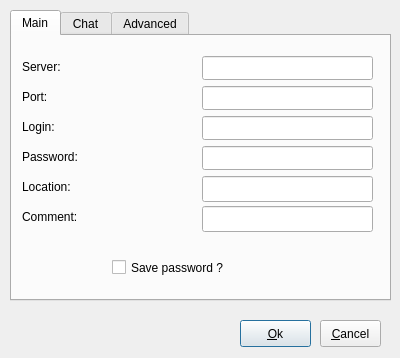
<?xml version="1.0" encoding="UTF-8"?>
<ui version="4.0">
 <class>Options</class>
 <widget class="QDialog" name="Options">
  <property name="geometry">
   <rect>
    <x>0</x>
    <y>0</y>
    <width>400</width>
    <height>358</height>
   </rect>
  </property>
  <property name="windowTitle">
   <string>Options</string>
  </property>
  <widget class="QPushButton" name="okPushButton">
   <property name="geometry">
    <rect>
     <x>240</x>
     <y>320</y>
     <width>71</width>
     <height>27</height>
    </rect>
   </property>
   <property name="text">
    <string>&amp;Ok</string>
   </property>
  </widget>
  <widget class="QPushButton" name="cancelPushButton">
   <property name="geometry">
    <rect>
     <x>320</x>
     <y>320</y>
     <width>61</width>
     <height>27</height>
    </rect>
   </property>
   <property name="text">
    <string>&amp;Cancel</string>
   </property>
  </widget>
  <widget class="QTabWidget" name="tabWidget">
   <property name="geometry">
    <rect>
     <x>10</x>
     <y>10</y>
     <width>381</width>
     <height>291</height>
    </rect>
   </property>
   <property name="styleSheet">
    <string notr="true"/>
   </property>
   <property name="currentIndex">
    <number>0</number>
   </property>
   <widget class="QWidget" name="mainWidget">
    <attribute name="title">
     <string>Main</string>
    </attribute>
    <widget class="QLineEdit" name="serverLineEdit">
     <property name="geometry">
      <rect>
       <x>190</x>
       <y>20</y>
       <width>171</width>
       <height>24</height>
      </rect>
     </property>
     <property name="text">
      <string/>
     </property>
    </widget>
    <widget class="QLabel" name="passwordLabel">
     <property name="geometry">
      <rect>
       <x>10</x>
       <y>110</y>
       <width>171</width>
       <height>21</height>
      </rect>
     </property>
     <property name="text">
      <string>Password:</string>
     </property>
    </widget>
    <widget class="QLabel" name="locationLabel">
     <property name="geometry">
      <rect>
       <x>10</x>
       <y>140</y>
       <width>171</width>
       <height>21</height>
      </rect>
     </property>
     <property name="text">
      <string>Location:</string>
     </property>
    </widget>
    <widget class="QLineEdit" name="portLineEdit">
     <property name="geometry">
      <rect>
       <x>190</x>
       <y>50</y>
       <width>171</width>
       <height>24</height>
      </rect>
     </property>
     <property name="text">
      <string/>
     </property>
    </widget>
    <widget class="QLineEdit" name="commentLineEdit">
     <property name="geometry">
      <rect>
       <x>190</x>
       <y>170</y>
       <width>171</width>
       <height>26</height>
      </rect>
     </property>
     <property name="text">
      <string/>
     </property>
    </widget>
    <widget class="QLabel" name="serverLabel">
     <property name="geometry">
      <rect>
       <x>10</x>
       <y>20</y>
       <width>171</width>
       <height>21</height>
      </rect>
     </property>
     <property name="text">
      <string>Server:</string>
     </property>
    </widget>
    <widget class="QLineEdit" name="loginLineEdit">
     <property name="geometry">
      <rect>
       <x>190</x>
       <y>80</y>
       <width>171</width>
       <height>24</height>
      </rect>
     </property>
    </widget>
    <widget class="QLabel" name="commentLabel">
     <property name="geometry">
      <rect>
       <x>10</x>
       <y>170</y>
       <width>171</width>
       <height>21</height>
      </rect>
     </property>
     <property name="text">
      <string>Comment:</string>
     </property>
    </widget>
    <widget class="QLabel" name="portLabel">
     <property name="geometry">
      <rect>
       <x>10</x>
       <y>50</y>
       <width>171</width>
       <height>21</height>
      </rect>
     </property>
     <property name="text">
      <string>Port:</string>
     </property>
    </widget>
    <widget class="QLabel" name="loginLabel">
     <property name="geometry">
      <rect>
       <x>10</x>
       <y>80</y>
       <width>171</width>
       <height>21</height>
      </rect>
     </property>
     <property name="text">
      <string>Login:</string>
     </property>
    </widget>
    <widget class="QLineEdit" name="passwordLineEdit">
     <property name="geometry">
      <rect>
       <x>190</x>
       <y>110</y>
       <width>171</width>
       <height>24</height>
      </rect>
     </property>
     <property name="echoMode">
      <enum>QLineEdit::Password</enum>
     </property>
    </widget>
    <widget class="QLineEdit" name="locationLineEdit">
     <property name="geometry">
      <rect>
       <x>190</x>
       <y>140</y>
       <width>171</width>
       <height>26</height>
      </rect>
     </property>
     <property name="text">
      <string/>
     </property>
    </widget>
    <widget class="QCheckBox" name="savePasswordCheckBox">
     <property name="geometry">
      <rect>
       <x>100</x>
       <y>220</y>
       <width>171</width>
       <height>23</height>
      </rect>
     </property>
     <property name="text">
      <string>Save password ?</string>
     </property>
    </widget>
   </widget>
   <widget class="QWidget" name="chatWidget">
    <attribute name="title">
     <string>Chat</string>
    </attribute>
    <widget class="QCheckBox" name="typingStatusCheckBox">
     <property name="geometry">
      <rect>
       <x>20</x>
       <y>20</y>
       <width>341</width>
       <height>23</height>
      </rect>
     </property>
     <property name="text">
      <string>Notify contacts when you are typing</string>
     </property>
    </widget>
    <widget class="QCheckBox" name="chatEscapeCheckBox">
     <property name="geometry">
      <rect>
       <x>20</x>
       <y>50</y>
       <width>341</width>
       <height>23</height>
      </rect>
     </property>
     <property name="text">
      <string>Close chat window with escape key</string>
     </property>
    </widget>
    <widget class="QCheckBox" name="smileysCheckBox">
     <property name="geometry">
      <rect>
       <x>20</x>
       <y>80</y>
       <width>341</width>
       <height>23</height>
      </rect>
     </property>
     <property name="text">
      <string>Enable smileys on chat windows</string>
     </property>
     <property name="icon">
      <iconset resource="../Images.qrc">
       <normaloff>:/images/grin.png</normaloff>:/images/grin.png</iconset>
     </property>
    </widget>
    <widget class="QComboBox" name="autoReplyComboBox">
     <property name="geometry">
      <rect>
       <x>10</x>
       <y>220</y>
       <width>131</width>
       <height>27</height>
      </rect>
     </property>
     <item>
      <property name="text">
       <string>Locked</string>
      </property>
      <property name="icon">
       <iconset resource="../Images.qrc">
        <normaloff>:/images/lock.png</normaloff>:/images/lock.png</iconset>
      </property>
     </item>
     <item>
      <property name="text">
       <string>Away</string>
      </property>
      <property name="icon">
       <iconset resource="../Images.qrc">
        <normaloff>:/images/away.png</normaloff>:/images/away.png</iconset>
      </property>
     </item>
     <item>
      <property name="text">
       <string>Server</string>
      </property>
      <property name="icon">
       <iconset resource="../Images.qrc">
        <normaloff>:/images/server.png</normaloff>:/images/server.png</iconset>
      </property>
     </item>
    </widget>
    <widget class="QLineEdit" name="autoReplyLineEdit">
     <property name="geometry">
      <rect>
       <x>150</x>
       <y>220</y>
       <width>211</width>
       <height>26</height>
      </rect>
     </property>
     <property name="maxLength">
      <number>300</number>
     </property>
    </widget>
    <widget class="QLabel" name="autoReplyLabel">
     <property name="geometry">
      <rect>
       <x>20</x>
       <y>190</y>
       <width>341</width>
       <height>18</height>
      </rect>
     </property>
     <property name="text">
      <string>Auto reply on this state:</string>
     </property>
    </widget>
   </widget>
   <widget class="QWidget" name="advancedWidget">
    <attribute name="title">
     <string>Advanced</string>
    </attribute>
    <widget class="QLabel" name="proxyLoginLabel">
     <property name="geometry">
      <rect>
       <x>10</x>
       <y>120</y>
       <width>171</width>
       <height>21</height>
      </rect>
     </property>
     <property name="text">
      <string>Login:</string>
     </property>
    </widget>
    <widget class="QLabel" name="proxyPortLabel">
     <property name="geometry">
      <rect>
       <x>10</x>
       <y>90</y>
       <width>171</width>
       <height>21</height>
      </rect>
     </property>
     <property name="text">
      <string>Port:</string>
     </property>
    </widget>
    <widget class="QLineEdit" name="proxyPasswordLineEdit">
     <property name="enabled">
      <bool>false</bool>
     </property>
     <property name="geometry">
      <rect>
       <x>190</x>
       <y>150</y>
       <width>171</width>
       <height>24</height>
      </rect>
     </property>
     <property name="echoMode">
      <enum>QLineEdit::Password</enum>
     </property>
    </widget>
    <widget class="QLineEdit" name="proxyLineEdit">
     <property name="enabled">
      <bool>false</bool>
     </property>
     <property name="geometry">
      <rect>
       <x>190</x>
       <y>60</y>
       <width>171</width>
       <height>24</height>
      </rect>
     </property>
     <property name="text">
      <string/>
     </property>
    </widget>
    <widget class="QLabel" name="proxyLabel">
     <property name="geometry">
      <rect>
       <x>10</x>
       <y>60</y>
       <width>171</width>
       <height>21</height>
      </rect>
     </property>
     <property name="text">
      <string>Proxy:</string>
     </property>
    </widget>
    <widget class="QLineEdit" name="proxyPortLineEdit">
     <property name="enabled">
      <bool>false</bool>
     </property>
     <property name="geometry">
      <rect>
       <x>190</x>
       <y>94</y>
       <width>171</width>
       <height>20</height>
      </rect>
     </property>
     <property name="text">
      <string/>
     </property>
    </widget>
    <widget class="QLineEdit" name="proxyLoginLineEdit">
     <property name="enabled">
      <bool>false</bool>
     </property>
     <property name="geometry">
      <rect>
       <x>190</x>
       <y>120</y>
       <width>171</width>
       <height>24</height>
      </rect>
     </property>
    </widget>
    <widget class="QLabel" name="proxyPasswordLabel">
     <property name="geometry">
      <rect>
       <x>10</x>
       <y>150</y>
       <width>171</width>
       <height>21</height>
      </rect>
     </property>
     <property name="text">
      <string>Password:</string>
     </property>
    </widget>
    <widget class="QCheckBox" name="proxyCheckBox">
     <property name="geometry">
      <rect>
       <x>90</x>
       <y>20</y>
       <width>171</width>
       <height>23</height>
      </rect>
     </property>
     <property name="text">
      <string>use proxy connection</string>
     </property>
    </widget>
   </widget>
  </widget>
 </widget>
 <tabstops>
  <tabstop>tabWidget</tabstop>
  <tabstop>serverLineEdit</tabstop>
  <tabstop>portLineEdit</tabstop>
  <tabstop>loginLineEdit</tabstop>
  <tabstop>passwordLineEdit</tabstop>
  <tabstop>locationLineEdit</tabstop>
  <tabstop>commentLineEdit</tabstop>
  <tabstop>savePasswordCheckBox</tabstop>
  <tabstop>proxyCheckBox</tabstop>
  <tabstop>proxyLineEdit</tabstop>
  <tabstop>proxyPortLineEdit</tabstop>
  <tabstop>proxyLoginLineEdit</tabstop>
  <tabstop>proxyPasswordLineEdit</tabstop>
  <tabstop>okPushButton</tabstop>
  <tabstop>cancelPushButton</tabstop>
 </tabstops>
 <resources>
  <include location="../Images.qrc"/>
 </resources>
 <connections>
  <connection>
   <sender>okPushButton</sender>
   <signal>clicked()</signal>
   <receiver>Options</receiver>
   <slot>accept()</slot>
   <hints>
    <hint type="sourcelabel">
     <x>260</x>
     <y>342</y>
    </hint>
    <hint type="destinationlabel">
     <x>71</x>
     <y>325</y>
    </hint>
   </hints>
  </connection>
  <connection>
   <sender>cancelPushButton</sender>
   <signal>clicked()</signal>
   <receiver>Options</receiver>
   <slot>reject()</slot>
   <hints>
    <hint type="sourcelabel">
     <x>327</x>
     <y>336</y>
    </hint>
    <hint type="destinationlabel">
     <x>159</x>
     <y>309</y>
    </hint>
   </hints>
  </connection>
  <connection>
   <sender>proxyCheckBox</sender>
   <signal>clicked(bool)</signal>
   <receiver>proxyLineEdit</receiver>
   <slot>setEnabled(bool)</slot>
   <hints>
    <hint type="sourcelabel">
     <x>196</x>
     <y>69</y>
    </hint>
    <hint type="destinationlabel">
     <x>202</x>
     <y>113</y>
    </hint>
   </hints>
  </connection>
  <connection>
   <sender>proxyCheckBox</sender>
   <signal>clicked(bool)</signal>
   <receiver>proxyPortLineEdit</receiver>
   <slot>setEnabled(bool)</slot>
   <hints>
    <hint type="sourcelabel">
     <x>169</x>
     <y>71</y>
    </hint>
    <hint type="destinationlabel">
     <x>218</x>
     <y>143</y>
    </hint>
   </hints>
  </connection>
  <connection>
   <sender>proxyCheckBox</sender>
   <signal>clicked(bool)</signal>
   <receiver>proxyLoginLineEdit</receiver>
   <slot>setEnabled(bool)</slot>
   <hints>
    <hint type="sourcelabel">
     <x>150</x>
     <y>78</y>
    </hint>
    <hint type="destinationlabel">
     <x>219</x>
     <y>171</y>
    </hint>
   </hints>
  </connection>
  <connection>
   <sender>proxyCheckBox</sender>
   <signal>clicked(bool)</signal>
   <receiver>proxyPasswordLineEdit</receiver>
   <slot>setEnabled(bool)</slot>
   <hints>
    <hint type="sourcelabel">
     <x>127</x>
     <y>76</y>
    </hint>
    <hint type="destinationlabel">
     <x>214</x>
     <y>203</y>
    </hint>
   </hints>
  </connection>
 </connections>
</ui>
